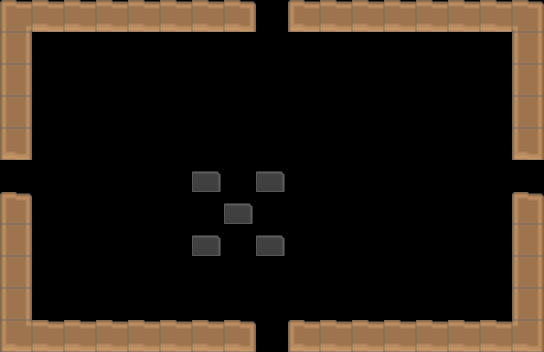

This game map was drawn from its Tiled (.tmx) file and the tilesets committed beside it. A one-line description and the full map source follow:
An orthogonal 17x11 tile map with 32x32 px tiles, 3 tile layers (TileLayer, EntityLayer, DestructibleLayer).

<map version="1.0" tiledversion="1.0.3" orientation="orthogonal" renderorder="right-down" width="17" height="11" tilewidth="32" tileheight="32" nextobjectid="24">
 <properties>
  <property name="doorEast" type="bool" value="true" />
  <property name="doorNorth" type="bool" value="true" />
  <property name="doorSouth" type="bool" value="true" />
  <property name="doorWest" type="bool" value="true" />
  <property name="roomType" type="int" value="6" />
 </properties>
 <tileset firstgid="1" source="testTileSet.tsx" />
 <layer name="TileLayer" width="17" height="11">
  <data encoding="csv">
178,176,176,176,176,176,176,177,0,175,176,176,176,176,176,176,179,
210,0,0,0,0,0,0,0,0,0,0,0,0,0,0,0,210,
210,0,0,0,0,0,0,0,0,0,0,0,0,0,0,0,210,
210,0,0,0,0,0,0,0,0,0,0,0,0,0,0,0,210,
207,0,0,0,0,0,0,0,0,0,0,0,0,0,0,0,207,
0,0,0,0,0,0,0,0,0,0,0,0,0,0,0,0,0,
174,0,0,0,0,0,0,0,0,0,0,0,0,0,0,0,174,
210,0,0,0,0,0,0,0,0,0,0,0,0,0,0,0,210,
210,0,0,0,0,0,0,0,0,0,0,0,0,0,0,0,210,
210,0,0,0,0,0,0,0,0,0,0,0,0,0,0,0,210,
211,176,176,176,176,176,176,177,0,175,176,176,176,176,176,176,212
</data>
 </layer>
 <layer name="EntityLayer" width="17" height="11">
  <data encoding="csv">
0,0,0,0,0,0,0,0,0,0,0,0,0,0,0,0,0,
0,0,0,0,0,0,0,0,0,0,0,0,0,0,0,0,0,
0,0,0,0,0,0,0,0,0,0,0,0,0,0,0,0,0,
0,0,0,0,0,0,0,0,0,0,0,0,0,0,0,0,0,
0,0,0,0,0,0,0,0,0,0,0,0,0,0,0,0,0,
0,0,0,0,0,0,0,0,0,0,0,0,0,0,0,0,0,
0,0,0,0,0,0,0,0,0,0,0,0,0,0,0,0,0,
0,0,0,0,0,0,0,0,0,0,0,0,0,0,0,0,0,
0,0,0,0,0,0,0,0,0,0,0,0,0,0,0,0,0,
0,0,0,0,0,0,0,0,0,0,0,0,0,0,0,0,0,
0,0,0,0,0,0,0,0,0,0,0,0,0,0,0,0,0
</data>
 </layer>
 <layer name="DestructibleLayer" width="17" height="11">
  <data encoding="csv">
0,0,0,0,0,0,0,0,0,0,0,0,0,0,0,0,0,
0,0,0,0,0,0,0,0,0,0,0,0,0,0,0,0,0,
0,0,0,0,0,0,0,0,0,0,0,0,0,0,0,0,0,
0,0,0,0,0,0,0,0,0,0,0,0,0,0,0,0,0,
0,0,0,0,0,0,0,0,0,0,0,0,0,0,0,0,0,
0,0,0,0,0,0,92,0,92,0,0,0,0,0,0,0,0,
0,0,0,0,0,0,0,92,0,0,0,0,0,0,0,0,0,
0,0,0,0,0,0,92,0,92,0,0,0,0,0,0,0,0,
0,0,0,0,0,0,0,0,0,0,0,0,0,0,0,0,0,
0,0,0,0,0,0,0,0,0,0,0,0,0,0,0,0,0,
0,0,0,0,0,0,0,0,0,0,0,0,0,0,0,0,0
</data>
 </layer>
 <objectgroup name="EnemyLayer" />
</map>
